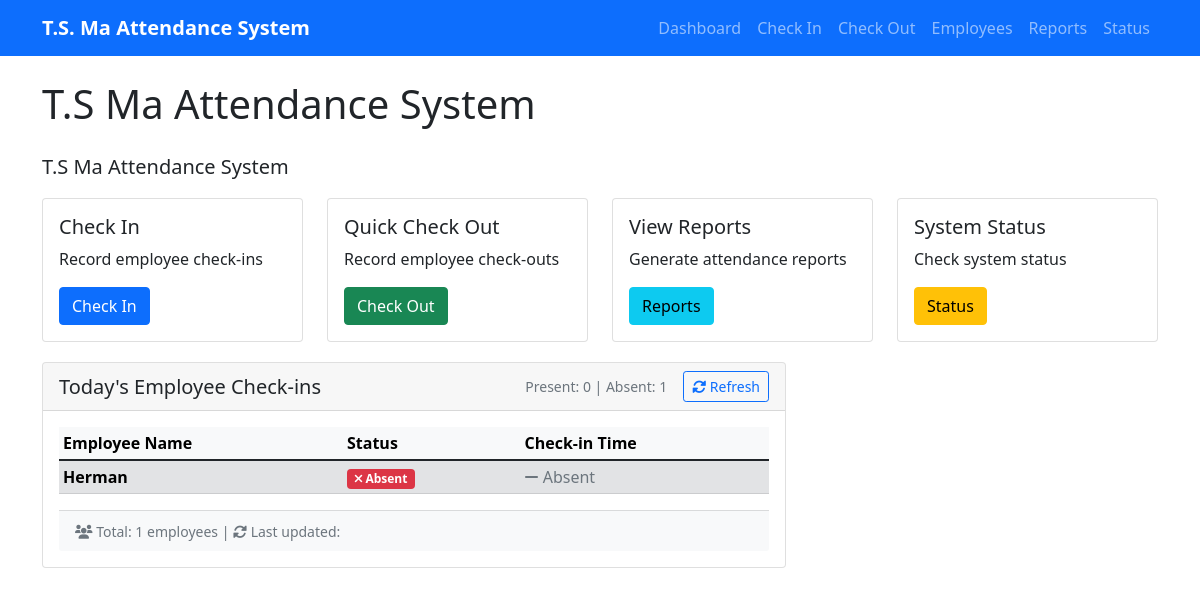
Before: / with the older database file.
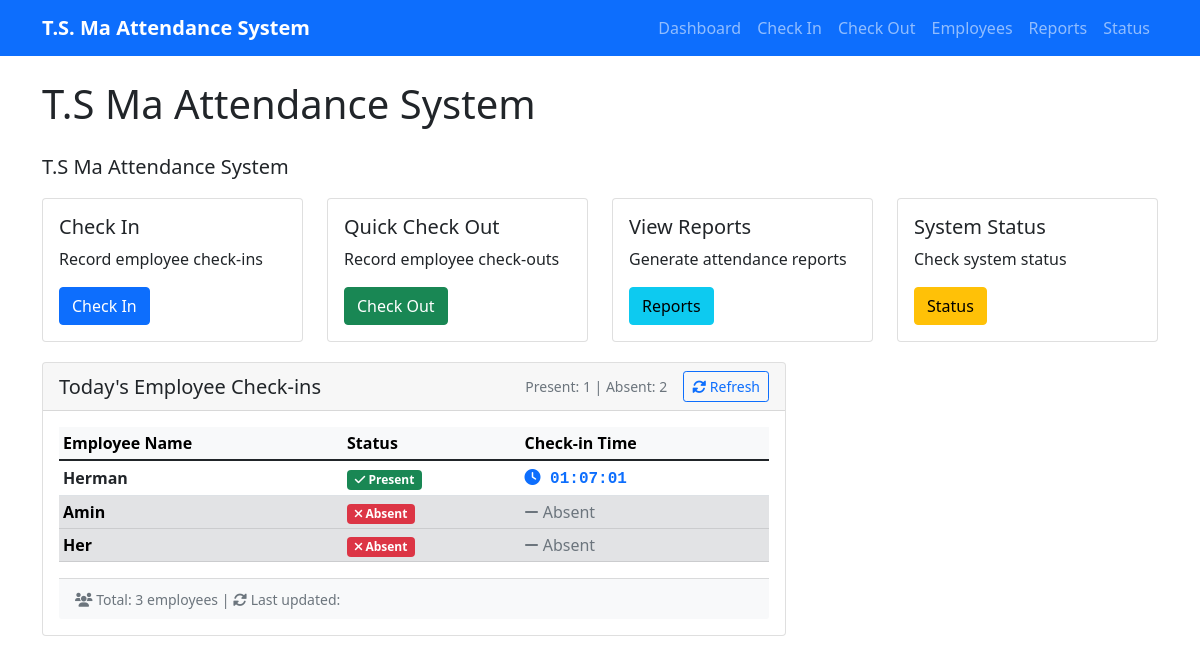
After: the same page with the newer database file.
### tables this page shows
CREATE TABLE employees (
                        id INTEGER PRIMARY KEY AUTOINCREMENT,
                        name TEXT UNIQUE NOT NULL,
                        employee_id TEXT UNIQUE,
                        department TEXT,
                        position TEXT,
                        is_active BOOLEAN DEFAULT 1,
                        created_at TIMESTAMP DEFAULT CURRENT_TIMESTAMP
                    );

CREATE TABLE attendance (
                        id INTEGER PRIMARY KEY AUTOINCREMENT,
                        name TEXT NOT NULL,
                        date TEXT NOT NULL,
                        check_in_time TEXT,
                        check_out_time TEXT,
                        total_hours REAL,
                        status TEXT DEFAULT 'Absent',
                        created_at TIMESTAMP DEFAULT CURRENT_TIMESTAMP
                    );

### attendance_web_server.py (the view)
@app.route('/')
def index():
    db = get_db()
    summary = db.get_daily_summary()
    today = datetime.now().strftime('%Y-%m-%d')
    today_records = db.get_attendance_report(today, today)
    all_employees = db.get_employees()
    employee_checkins = []
    checked_in_employees = {record['name']: record for record in today_records if record.get('check_in_time')}
    for name, record in checked_in_employees.items():
        check_in_time = record['check_in_time']
        if isinstance(check_in_time, str) and ' ' in check_in_time:
            try:
                time_part = datetime.strptime(check_in_time, '%Y-%m-%d %H:%M:%S').strftime('%H:%M:%S')
            except:
                time_part = check_in_time
        else:
            time_part = str(check_in_time)
        employee_checkins.append({
            'name': name,
            'status': 'Present',
            'check_in_time': time_part,
            'sort_time': check_in_time  # For sorting purposes
        })
    checked_in_names = set(checked_in_employees.keys())
    for employee in all_employees:
        if employee['name'] not in checked_in_names:
            employee_checkins.append({
                'name': employee['name'],
                'status': 'Absent',
                'check_in_time': 'Absent',
                'sort_time': '0000-00-00 00:00:00'  # Sort absent employees to the end
            })
    employee_checkins.sort(key=lambda x: x['sort_time'], reverse=True)
    return render_template('index.html',
                         summary=summary,
                         employee_checkins=employee_checkins)

### attendance_database.py (called while the page is built)
    def _get_connection(self):
        return sqlite3.connect(self.db_path, check_same_thread=False)

    def get_employees(self) -> List[Dict]:
        try:
            conn = self._get_connection()
            cursor = conn.cursor()
            cursor.execute('''
                SELECT id, name, employee_id, department, position
                FROM employees
                WHERE is_active = 1
                ORDER BY name
            ''')
            employees = []
            for row in cursor.fetchall():
                employees.append({
                    'id': row[0],
                    'name': row[1],
                    'employee_id': row[2],
                    'department': row[3],
                    'position': row[4]
                })
            conn.close()
            return employees
        except Exception as e:
            print(f"Error getting employees: {e}")
            return []

### attendance_web_server.py (called while the page is built)
def get_db():
    global db
    if db is None:
        db = AttendanceDatabase()
    return db

### templates/index.html (shortened to what this page needs)
{% extends "base.html" %}
{% block content %}
<div class="row">
    <div class="col-md-12">
        <h1 class="mb-4">T.S Ma Attendance System</h1>
        <p class="lead">T.S Ma Attendance System</p>
    </div>
</div>
<div class="row">
    <div class="col-md-3">
        <div class="card">
            <div class="card-body">
                <h5 class="card-title">Check In</h5>
                <p class="card-text">Record employee check-ins</p>
                <a href="/check_in" class="btn btn-primary">Check In</a>
            </div>
        </div>
    </div>
    <div class="col-md-3">
        <div class="card">
            <div class="card-body">
                <h5 class="card-title">Quick Check Out</h5>
                <p class="card-text">Record employee check-outs</p>
                <a href="/check_out" class="btn btn-success">Check Out</a>
            </div>
        </div>
    </div>
    <div class="col-md-3">
        <div class="card">
            <div class="card-body">
                <h5 class="card-title">View Reports</h5>
                <p class="card-text">Generate attendance reports</p>
                <a href="/reports" class="btn btn-info">Reports</a>
            </div>
        </div>
    </div>
    <div class="col-md-3">
        <div class="card">
            <div class="card-body">
                <h5 class="card-title">System Status</h5>
                <p class="card-text">Check system status</p>
                <a href="/status" class="btn btn-warning">Status</a>
            </div>
        </div>
    </div>
</div>
<div class="col-md-8">
    <div class="card">
        <div class="card-header">
            <div class="d-flex justify-content-between align-items-center">
                <h5 class="card-title mb-0">Today's Employee Check-ins</h5>
                <div class="d-flex align-items-center">
                    <small class="text-muted me-3">
                        Present: {{ summary.present_employees }} | Absent: {{ summary.absent_employees }}
                    </small>
                    <button class="btn btn-sm btn-outline-primary" onclick="location.reload()">
                        <i class="fas fa-sync-alt"></i> Refresh
                    </button>
                </div>
            </div>
        </div>
        <div class="card-body">
            {% if employee_checkins %}
                <div class="table-responsive employee-table">
                    <table class="table table-sm table-hover">
                        <thead class="table-light">
                            <tr>
                                <th width="40%">Employee Name</th>
                                <th width="25%">Status</th>
                                <th width="35%">Check-in Time</th>
                            </tr>
                        </thead>
                        <tbody>
                            {% for employee in employee_checkins %}
                            <tr class="{% if employee.status == 'Absent' %}table-secondary{% endif %}">
                                <td>
                                    <strong>{{ employee.name }}</strong>
                                </td>
                                <td>
                                    {% if employee.status == 'Present' %}
                                        <span class="badge bg-success">
                                            <i class="fas fa-check"></i> {{ employee.status }}
                                        </span>
                                    {% else %}
                                        <span class="badge bg-danger">
                                            <i class="fas fa-times"></i> {{ employee.status }}
                                        </span>
                                    {% endif %}
                                </td>
                                <td>
                                    {% if employee.check_in_time != 'Absent' %}
                                        <span class="text-primary check-in-time">
                                            <i class="fas fa-clock"></i> {{ employee.check_in_time }}
                                        </span>
                                    {% else %}
                                        <span class="text-muted">
                                            <i class="fas fa-minus"></i> {{ employee.check_in_time }}
                                        </span>
                                    {% endif %}
                                </td>
                            </tr>
                            {% endfor %}
                        </tbody>
                    </table>
                </div>
                <div class="card-footer bg-light">
                    <small class="text-muted">
                        <i class="fas fa-users"></i> Total: {{ employee_checkins|length }} employees |
                        <i class="fas fa-sync-alt"></i> Last updated:
                    </small>
                </div>
            {% else %}
                <div class="text-center py-4">
                    <i class="fas fa-exclamation-triangle text-warning fa-2x mb-2"></i>
                    <p>No employee data available</p>
                </div>
            {% endif %}
        </div>
    </div>
</div>
{% endblock %}

### templates/base.html (shortened to what this page needs)
<!DOCTYPE html>
<html lang="en">
<head>
    <link href="https://cdn.jsdelivr.net/npm/bootstrap@5.1.3/dist/css/bootstrap.min.css" rel="stylesheet">
    <link href="https://cdnjs.cloudflare.com/ajax/libs/font-awesome/6.0.0/css/all.min.css" rel="stylesheet">
</head>
<body>
    <nav class="navbar navbar-expand-lg navbar-dark bg-primary">
        <div class="container">
            <a class="navbar-brand" href="/">T.S. Ma Attendance System</a>
            <div class="navbar-nav">
                <a class="nav-link" href="/dashboard">Dashboard</a>
                <a class="nav-link" href="/check_in">Check In</a>
                <a class="nav-link" href="/check_out">Check Out</a>
                <a class="nav-link" href="/employees">Employees</a>
                <a class="nav-link" href="/reports">Reports</a>
                <a class="nav-link" href="/status">Status</a>
            </div>
        </div>
    </nav>
    <div class="container mt-4">
        {% block content %}{% endblock %}
    </div>
</body>
</html>

### templates/base.html (style rules this page uses)
.navbar-brand { font-weight: bold; }
.card { margin-bottom: 20px; }
.employee-table { max-height: 400px; overflow-y: auto; }
.employee-table th { position: sticky; top: 0; background-color: #f8f9fa; }
.badge { font-size: 0.75em; }
.check-in-time { font-family: 'Courier New', monospace; font-weight: bold; }
.table td { vertical-align: middle; }

Changed rows visible on the page:
removed employees: name "Herman", status "Absent", check_in_time "Absent"
added attendance: name "Herman", status "Present", check_in_time "01:07:01"
added employees: name "Amin", status "Absent", check_in_time "Absent"
added employees: name "Her", status "Absent", check_in_time "Absent"
Other visible differences:
{{ summary.present_employees }}: "0" → "1"
{{ summary.absent_employees }}: "1" → "2"
{{ employee_checkins|length }}: "1" → "3"
